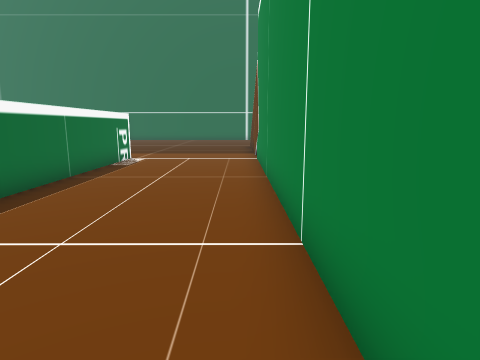
view 1 (above)

18 first-person views from a walk through a Unity game level. The camera is 1.4 m above the floor, tilts 10° down and sees 75° across. The floor is counted in squares, 1 m on a side. Each view is taken from the middle of a square. On the plan, view 1 faces up. The plan holds only what a view shows up to about 14 squares ahead; the rest is blank. The place goes on beyond the plan.

view 2
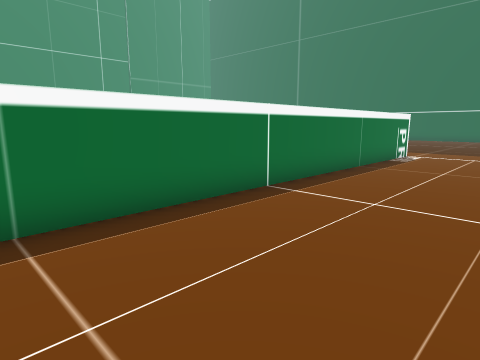

view 3
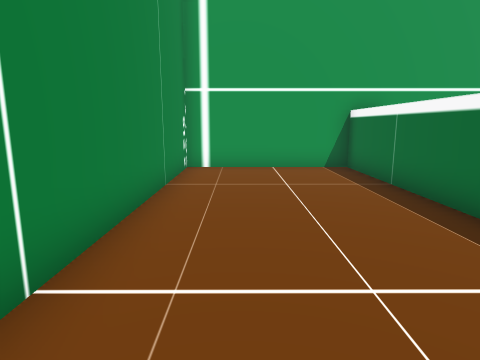

view 4
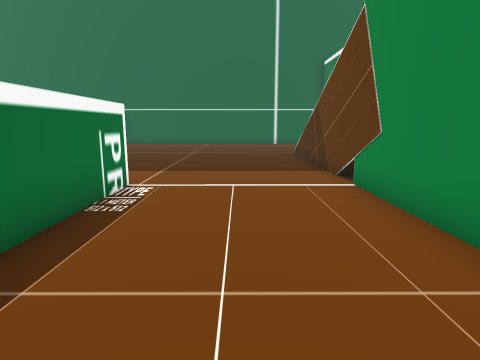

view 5
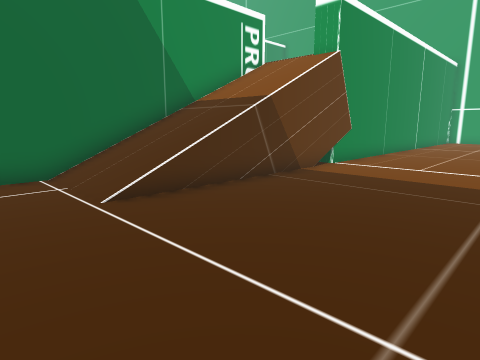

view 6
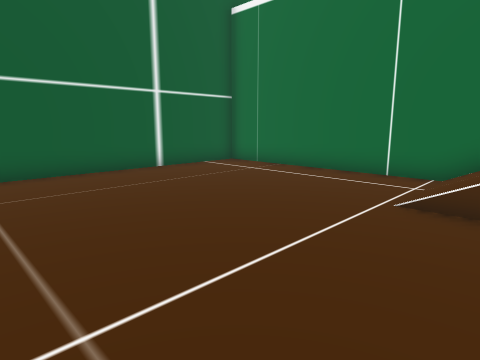

view 7
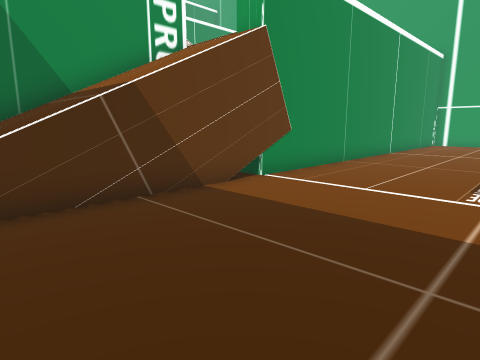

view 8
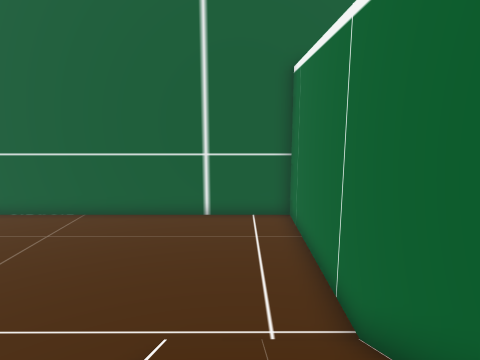

view 9
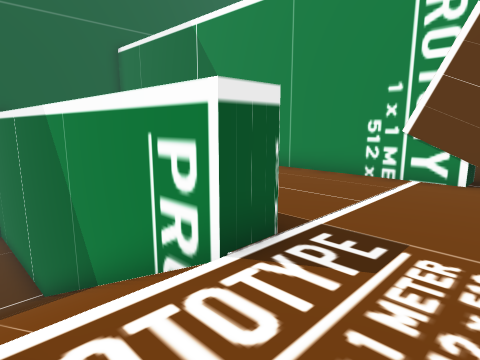

view 10
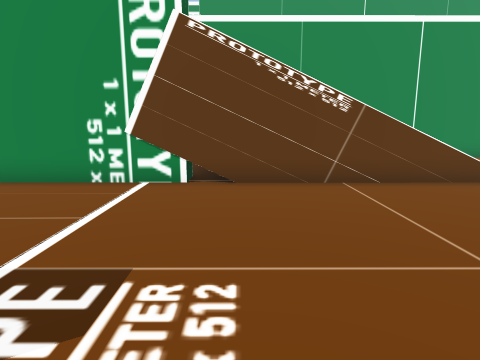

view 11
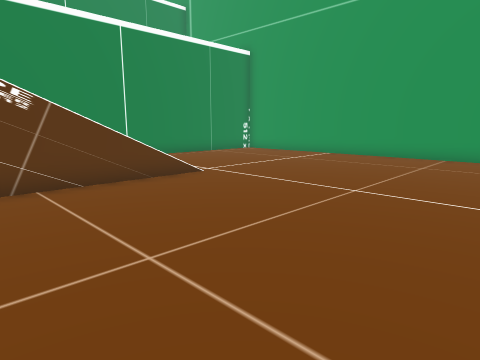

view 12
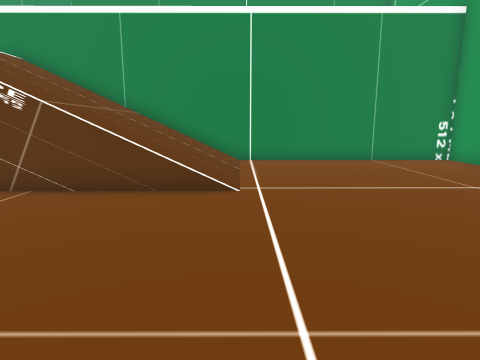

view 13
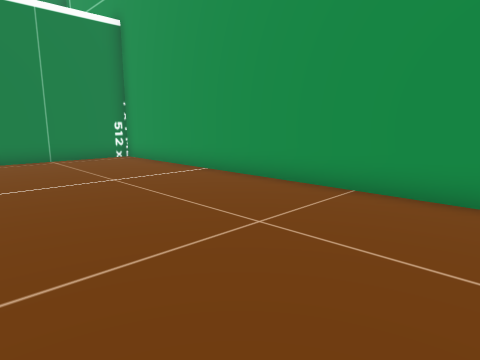

view 14
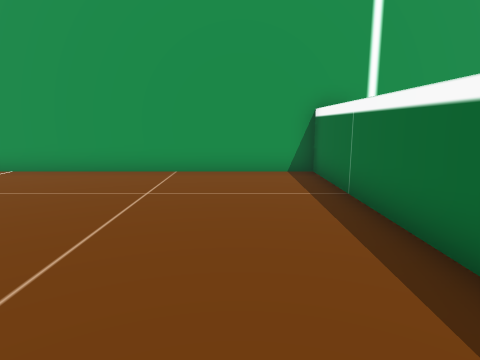

view 15
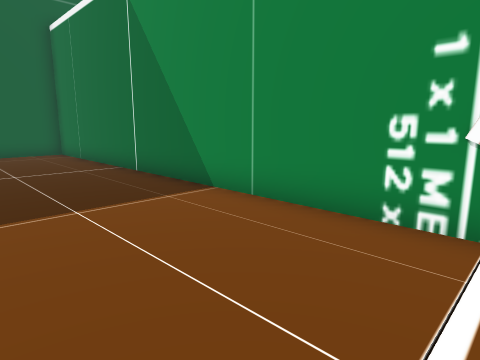

view 16
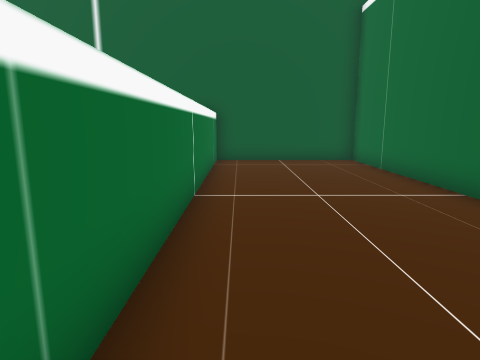

view 17
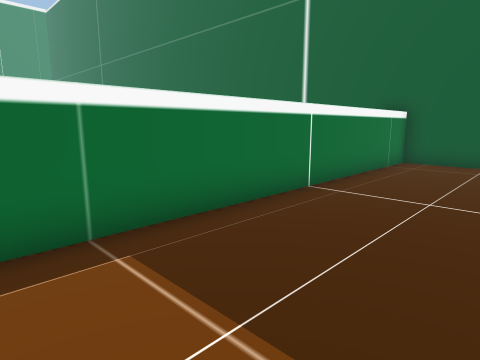

view 18
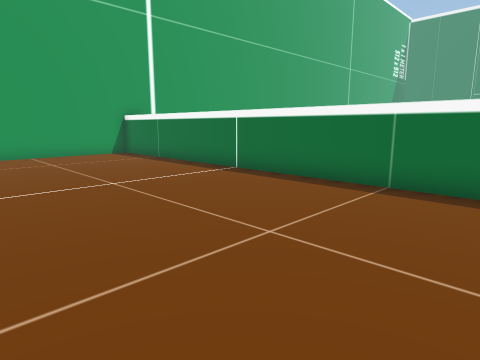

### Floor plan
Key: @ floor where view 1 was taken; # wall or solid block; . main floor; - floor 4 m lower than the main floor; / step, stairs or slope; ^ raised ledge.
Columns run from 5 left of view 1 to 17 right of it. Each row starts with its distance up from view 1.
 30 #################
 29 ---------##.....#
 28 ---------##.....#
 27 ---------##.....#
 26 ---------##.....#
 25 ---------##.....#
 24 ---------##.....#
 23 ---------##.....#
 22 ---------##.....#
 21 ------///##.....#
 20 ------///##.....#
 19 ------///##.....#
 18 ------///##.....#
 17 ------///##.....#
 16 ------///# .....#
 15 ------///# .....#
 14 ------///##.....#
 13 ^-----#.........#     #
 12 ^-----# ......../   //#
 11 ^-----#........./ ////#
 10 ^-----#.........//////#
  9 ^-----#.........//////#
  8 ^-----#.........//////#
  7 #-----#.........//////#
  6 #-----#.........//////#
  5 #-----#.........//////#
  4 #-----#...............#
  3 #-----##..............#
  2 #-----##..............#
  1 #-----##..............#
  0 #----@##..............#
 -1 #-----##..............#
 -2 #-----##..............#
 -3 #-----##..............#
 -4 #-----##..............#
 -5 #######################

Where each view was taken, in squares from view 1:
view 1: 0 up, 0 right, facing up
view 2: 2 down, 0 right, facing up-left
view 3: 6 up, 1 left, facing down
view 4: 6 up, 2 left, facing up
view 5: 24 up, 5 left, facing down-right
view 6: 20 up, 5 left, facing up-right
view 7: 20 up, 5 left, facing down-right
view 8: 17 up, 2 right, facing up
view 9: 11 up, 2 right, facing up-right
view 10: 11 up, 3 right, facing right
view 11: 10 up, 3 right, facing down-right
view 12: 4 up, 4 right, facing right
view 13: 2 up, 3 right, facing down-right
view 14: 5 up, 4 right, facing down
view 15: 13 up, 6 right, facing up-right
view 16: 17 up, 6 right, facing up
view 17: 17 up, 9 right, facing up-left
view 18: 11 up, 9 right, facing down-left
